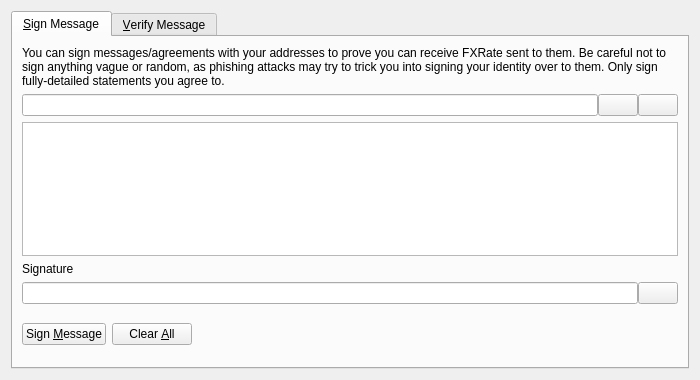
<?xml version="1.0" encoding="UTF-8"?>
<ui version="4.0">
 <class>SignVerifyMessageDialog</class>
 <widget class="QDialog" name="SignVerifyMessageDialog">
  <property name="geometry">
   <rect>
    <x>0</x>
    <y>0</y>
    <width>700</width>
    <height>380</height>
   </rect>
  </property>
  <property name="windowTitle">
   <string>Signatures - Sign / Verify a Message</string>
  </property>
  <property name="modal">
   <bool>true</bool>
  </property>
  <layout class="QVBoxLayout" name="verticalLayout">
   <item>
    <widget class="QTabWidget" name="tabWidget">
     <property name="currentIndex">
      <number>0</number>
     </property>
     <widget class="QWidget" name="tabSignMessage">
      <attribute name="title">
       <string>&amp;Sign Message</string>
      </attribute>
      <layout class="QVBoxLayout" name="verticalLayout_SM">
       <item>
        <widget class="QLabel" name="infoLabel_SM">
         <property name="text">
          <string>You can sign messages/agreements with your addresses to prove you can receive FXRate sent to them. Be careful not to sign anything vague or random, as phishing attacks may try to trick you into signing your identity over to them. Only sign fully-detailed statements you agree to.</string>
         </property>
         <property name="textFormat">
          <enum>Qt::PlainText</enum>
         </property>
         <property name="wordWrap">
          <bool>true</bool>
         </property>
        </widget>
       </item>
       <item>
        <layout class="QHBoxLayout" name="horizontalLayout_1_SM">
         <property name="spacing">
          <number>0</number>
         </property>
         <item>
          <widget class="QValidatedLineEdit" name="addressIn_SM">
           <property name="toolTip">
            <string>The FXRate address to sign the message with</string>
           </property>
          </widget>
         </item>
         <item>
          <widget class="QPushButton" name="addressBookButton_SM">
           <property name="toolTip">
            <string>Choose previously used address</string>
           </property>
           <property name="text">
            <string/>
           </property>
           <property name="shortcut">
            <string>Alt+A</string>
           </property>
           <property name="autoDefault">
            <bool>false</bool>
           </property>
          </widget>
         </item>
         <item>
          <widget class="QPushButton" name="pasteButton_SM">
           <property name="toolTip">
            <string>Paste address from clipboard</string>
           </property>
           <property name="text">
            <string/>
           </property>
           <property name="shortcut">
            <string>Alt+P</string>
           </property>
           <property name="autoDefault">
            <bool>false</bool>
           </property>
          </widget>
         </item>
        </layout>
       </item>
       <item>
        <widget class="QPlainTextEdit" name="messageIn_SM">
         <property name="toolTip">
          <string>Enter the message you want to sign here</string>
         </property>
        </widget>
       </item>
       <item>
        <widget class="QLabel" name="signatureLabel_SM">
         <property name="text">
          <string>Signature</string>
         </property>
         <property name="textFormat">
          <enum>Qt::PlainText</enum>
         </property>
        </widget>
       </item>
       <item>
        <layout class="QHBoxLayout" name="horizontalLayout_2_SM">
         <property name="spacing">
          <number>0</number>
         </property>
         <item>
          <widget class="QLineEdit" name="signatureOut_SM">
           <property name="font">
            <font>
             <italic>true</italic>
            </font>
           </property>
           <property name="readOnly">
            <bool>true</bool>
           </property>
          </widget>
         </item>
         <item>
          <widget class="QPushButton" name="copySignatureButton_SM">
           <property name="toolTip">
            <string>Copy the current signature to the system clipboard</string>
           </property>
           <property name="text">
            <string/>
           </property>
           <property name="autoDefault">
            <bool>false</bool>
           </property>
          </widget>
         </item>
        </layout>
       </item>
       <item>
        <layout class="QHBoxLayout" name="horizontalLayout_3_SM">
         <item>
          <widget class="QPushButton" name="signMessageButton_SM">
           <property name="toolTip">
            <string>Sign the message to prove you own this FXRate address</string>
           </property>
           <property name="text">
            <string>Sign &amp;Message</string>
           </property>
           <property name="autoDefault">
            <bool>false</bool>
           </property>
          </widget>
         </item>
         <item>
          <widget class="QPushButton" name="clearButton_SM">
           <property name="toolTip">
            <string>Reset all sign message fields</string>
           </property>
           <property name="text">
            <string>Clear &amp;All</string>
           </property>
           <property name="autoDefault">
            <bool>false</bool>
           </property>
          </widget>
         </item>
         <item>
          <spacer name="horizontalSpacer_1_SM">
           <property name="orientation">
            <enum>Qt::Horizontal</enum>
           </property>
           <property name="sizeHint" stdset="0">
            <size>
             <width>40</width>
             <height>48</height>
            </size>
           </property>
          </spacer>
         </item>
         <item>
          <widget class="QLabel" name="statusLabel_SM">
           <property name="font">
            <font>
             <weight>75</weight>
             <bold>true</bold>
            </font>
           </property>
           <property name="text">
            <string/>
           </property>
           <property name="wordWrap">
            <bool>true</bool>
           </property>
          </widget>
         </item>
         <item>
          <spacer name="horizontalSpacer_2_SM">
           <property name="orientation">
            <enum>Qt::Horizontal</enum>
           </property>
           <property name="sizeHint" stdset="0">
            <size>
             <width>40</width>
             <height>48</height>
            </size>
           </property>
          </spacer>
         </item>
        </layout>
       </item>
      </layout>
     </widget>
     <widget class="QWidget" name="tabVerifyMessage">
      <attribute name="title">
       <string>&amp;Verify Message</string>
      </attribute>
      <layout class="QVBoxLayout" name="verticalLayout_VM">
       <item>
        <widget class="QLabel" name="infoLabel_VM">
         <property name="text">
          <string>Enter the receiver's address, message (ensure you copy line breaks, spaces, tabs, etc. exactly) and signature below to verify the message. Be careful not to read more into the signature than what is in the signed message itself, to avoid being tricked by a man-in-the-middle attack. Note that this only proves the signing party receives with the address, it cannot prove sendership of any transaction!</string>
         </property>
         <property name="textFormat">
          <enum>Qt::PlainText</enum>
         </property>
         <property name="alignment">
          <set>Qt::AlignLeading|Qt::AlignLeft|Qt::AlignTop</set>
         </property>
         <property name="wordWrap">
          <bool>true</bool>
         </property>
        </widget>
       </item>
       <item>
        <layout class="QHBoxLayout" name="horizontalLayout_1_VM">
         <property name="spacing">
          <number>0</number>
         </property>
         <item>
          <widget class="QValidatedLineEdit" name="addressIn_VM">
           <property name="toolTip">
            <string>The FXRate address the message was signed with</string>
           </property>
          </widget>
         </item>
         <item>
          <widget class="QPushButton" name="addressBookButton_VM">
           <property name="toolTip">
            <string>Choose previously used address</string>
           </property>
           <property name="text">
            <string/>
           </property>
           <property name="shortcut">
            <string>Alt+A</string>
           </property>
           <property name="autoDefault">
            <bool>false</bool>
           </property>
          </widget>
         </item>
        </layout>
       </item>
       <item>
        <widget class="QPlainTextEdit" name="messageIn_VM"/>
       </item>
       <item>
        <widget class="QValidatedLineEdit" name="signatureIn_VM"/>
       </item>
       <item>
        <layout class="QHBoxLayout" name="horizontalLayout_2_VM">
         <item>
          <widget class="QPushButton" name="verifyMessageButton_VM">
           <property name="toolTip">
            <string>Verify the message to ensure it was signed with the specified FXRate address</string>
           </property>
           <property name="text">
            <string>Verify &amp;Message</string>
           </property>
           <property name="autoDefault">
            <bool>false</bool>
           </property>
          </widget>
         </item>
         <item>
          <widget class="QPushButton" name="clearButton_VM">
           <property name="toolTip">
            <string>Reset all verify message fields</string>
           </property>
           <property name="text">
            <string>Clear &amp;All</string>
           </property>
           <property name="autoDefault">
            <bool>false</bool>
           </property>
          </widget>
         </item>
         <item>
          <spacer name="horizontalSpacer_1_VM">
           <property name="orientation">
            <enum>Qt::Horizontal</enum>
           </property>
           <property name="sizeHint" stdset="0">
            <size>
             <width>40</width>
             <height>48</height>
            </size>
           </property>
          </spacer>
         </item>
         <item>
          <widget class="QLabel" name="statusLabel_VM">
           <property name="font">
            <font>
             <weight>75</weight>
             <bold>true</bold>
            </font>
           </property>
           <property name="text">
            <string/>
           </property>
           <property name="wordWrap">
            <bool>true</bool>
           </property>
          </widget>
         </item>
         <item>
          <spacer name="horizontalSpacer_2_VM">
           <property name="orientation">
            <enum>Qt::Horizontal</enum>
           </property>
           <property name="sizeHint" stdset="0">
            <size>
             <width>40</width>
             <height>48</height>
            </size>
           </property>
          </spacer>
         </item>
        </layout>
       </item>
      </layout>
     </widget>
    </widget>
   </item>
  </layout>
 </widget>
 <customwidgets>
  <customwidget>
   <class>QValidatedLineEdit</class>
   <extends>QLineEdit</extends>
   <header>qvalidatedlineedit.h</header>
  </customwidget>
 </customwidgets>
 <resources>
  <include location="../fxrate.qrc"/>
 </resources>
 <connections/>
</ui>
